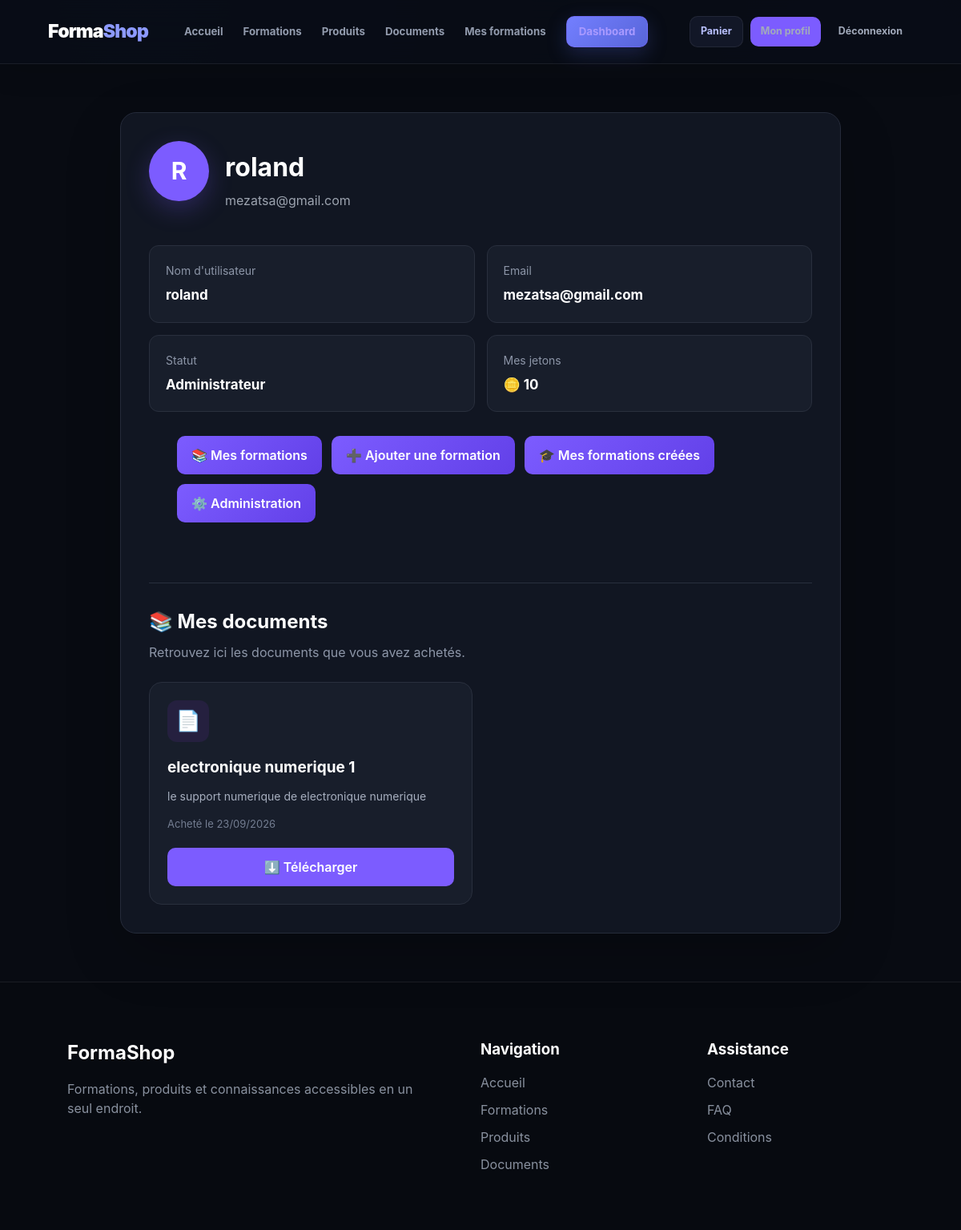
/accounts/profile/ (signed in), run on the app's committed database.
### accounts/models.py (models this page shows, shortened)
class TokenWallet(models.Model):
    user = models.OneToOneField(
        settings.AUTH_USER_MODEL,
        on_delete=models.CASCADE,
        related_name="token_wallet"
    )
    balance = models.PositiveIntegerField(
        default=20
    )
    last_daily_reward = models.DateField(
        null=True,
        blank=True
    )

### documents/models.py (models this page shows, shortened)
class DocumentPurchase(models.Model):
    user = models.ForeignKey(
        settings.AUTH_USER_MODEL,
        on_delete=models.CASCADE
    )
    document = models.ForeignKey(
        Document,
        on_delete=models.CASCADE
    )
    tokens_spent = models.PositiveIntegerField()
    purchased_at = models.DateTimeField(
        auto_now_add=True
    )
    class Meta:
        unique_together = (
            "user",
            "document",
        )

class Document(models.Model):
    title = models.CharField(
        max_length=200
    )
    description = models.TextField(
        blank=True
    )
    file = models.FileField(
        upload_to="documents/"
    )
    token_price = models.PositiveIntegerField(
        default=20
    )
    trainer = models.ForeignKey(
        settings.AUTH_USER_MODEL,
        on_delete=models.CASCADE,
        related_name="documents_created",
        null=True,
        blank=True
    )
    created_at = models.DateTimeField(
        auto_now_add=True
    )

### accounts/views.py (the view)
@login_required
def profile_view(request):
    wallet, created = TokenWallet.objects.get_or_create(
        user=request.user
    )
    document_purchases = DocumentPurchase.objects.filter(
        user=request.user
    ).select_related(
        "document"
    ).order_by(
        "-purchased_at"
    )
    return render(
        request,
        "accounts/profile.html",
        {
            "wallet": wallet,
            "document_purchases": document_purchases,
        }
    )

### accounts/templates/accounts/profile.html (shortened to what this page needs)
{% extends "base.html" %}
{% block content %}
<div class="profile-page">
    <div class="profile-card">
        <div class="profile-header">
            <div class="profile-avatar">
                {{ user.username|first|upper }}
            </div>
            <div>
                <h1>{{ user.username }}</h1>
                <p>{{ user.email }}</p>
            </div>
        </div>
        <div class="profile-info">
            <div class="info-box">
                <span>Nom d'utilisateur</span>
                <strong>{{ user.username }}</strong>
            </div>
            <div class="info-box">
                <span>Email</span>
                <strong>{{ user.email }}</strong>
            </div>
            <div class="info-box">
                <span>Statut</span>
                <strong>
                    {% if user.is_superuser %}
                        Administrateur
                    {% elif user.trainer_profile %}
                        Formateur
                    {% else %}
                        Client
                    {% endif %}
                </strong>
            </div>
            <div class="info-box">
                <span>Mes jetons</span>
                <strong>
                    🪙 {{ wallet.balance }}
                </strong>
            </div>
        </div>
        <div class="profile-actions">
            <a href="{% url 'my_courses' %}" class="profile-button">
                📚 Mes formations
            </a>
            {% if user.is_superuser or user.trainer_profile %}
                <a href="{% url 'create_course' %}" class="profile-button">
                    ➕ Ajouter une formation
                </a>
                <a href="{% url 'trainer_courses' %}" class="profile-button">
                    🎓 Mes formations créées
                </a>
            {% endif %}
            {% if user.is_superuser %}
                <a href="{% url 'admin_dashboard' %}" class="profile-button">
                    ⚙️ Administration
                </a>
            {% elif user.trainer_profile %}
                <a href="{% url 'trainer_dashboard' %}" class="profile-button">
                    📊 Espace formateur
                </a>
            {% else %}
                <a href="{% url 'become_trainer' %}" class="profile-button">
                    👨‍🏫 Devenir formateur
                </a>
            {% endif %}
        </div>
<div class="documents-section">
    <div class="documents-header">
        <h2>📚 Mes documents</h2>
        <p>
            Retrouvez ici les documents que vous avez achetés.
        </p>
    </div>
    {% if document_purchases %}
        <div class="documents-grid">
            {% for purchase in document_purchases %}
                <article class="document-card">
                    <div class="document-icon">
                        📄
                    </div>
                    <div class="document-content">
                        <h3>
                            {{ purchase.document.title }}
                        </h3>
                        <p class="document-description">
                            {{ purchase.document.description|truncatewords:20 }}
                        </p>
                        <p class="document-date">
                            Acheté le
                            {{ purchase.purchased_at|date:"d/m/Y" }}
                        </p>
                    </div>
                    <a
                        href="{% url 'download_document' purchase.document.id %}"
                        class="download-button"
                    >
                        ⬇️ Télécharger
                    </a>
                </article>
            {% endfor %}
        </div>
    {% endif %}
</div>
    </div>
</div>
{% endblock %}

### config/static/css/style.css (style rules this page uses)
* { margin: 0; padding: 0; box-sizing: border-box; }
html { scroll-behavior: smooth; }
body { font-family: Inter, -apple-system, BlinkMacSystemFont, "Segoe UI", Arial, Helvetica, sans-serif; background: radial-gradient( circle at 15% 0%, rgba(124, 92, 255, 0.07), transparent 28% ), radial-gradient( circle at 90% 10%, rgba(92, 70, 220, 0.05), transparent 25% ), #080b12; color: #ffffff; min-height: 100vh; line-height: 1.5; -webkit-font-smoothing: antialiased; text-rendering: optimizeLegibility; }
a { color: inherit; text-decoration: none; }
.profile-card { max-width: 850px; margin: 40px auto; padding: 40px; background: linear-gradient( 145deg, rgba(255, 255, 255, 0.045), rgba(255, 255, 255, 0.015) ); border: 1px solid rgba(255, 255, 255, 0.08); border-radius: 20px; box-shadow: 0 25px 70px rgba(0, 0, 0, 0.20); }
.profile-avatar { width: 80px; height: 80px; border-radius: 50%; background: linear-gradient( 135deg, #8d76ff, #6240e8 ); display: flex; align-items: center; justify-content: center; font-size: 30px; font-weight: 700; margin-bottom: 20px; box-shadow: 0 15px 35px rgba(124, 92, 255, 0.25); }
.profile-actions { display: flex; gap: 15px; margin-top: 30px; flex-wrap: wrap; }
.profile-actions a { display: inline-block; padding: 12px 18px; border-radius: 10px; background: linear-gradient( 135deg, #7c5cff, #6240e8 ); color: white; transition: transform 0.25s ease, box-shadow 0.25s ease; }

### accounts/static/accounts/css/account.css (style rules this page uses)
.profile-page { min-height: calc(100vh - 80px); padding: 70px 7%; background: radial-gradient( circle at 15% 20%, rgba(124, 92, 255, 0.14), transparent 32% ), radial-gradient( circle at 85% 75%, rgba(124, 92, 255, 0.09), transparent 32% ); }
.profile-avatar { width: 78px; height: 78px; flex-shrink: 0; display: flex; align-items: center; justify-content: center; border-radius: 50%; background: linear-gradient( 135deg, #7c5cff, #9a85ff ); color: white; font-size: 28px; font-weight: 800; box-shadow: 0 10px 30px rgba(124, 92, 255, 0.25); }
.profile-actions { display: flex; flex-wrap: wrap; gap: 12px; padding: 0 35px 35px; }

### accounts/templates/accounts/profile.html (style rules this page uses)
.profile-page { min-height: 80vh; padding: 60px 20px; background: #080b12; }
.profile-card { max-width: 900px; margin: auto; background: #111622; border: 1px solid #252b3a; border-radius: 20px; padding: 35px; color: white; }
.profile-header { display: flex; align-items: center; gap: 20px; margin-bottom: 35px; }
.profile-avatar { width: 75px; height: 75px; border-radius: 50%; background: #7c5cff; display: flex; align-items: center; justify-content: center; font-size: 30px; font-weight: bold; }
.profile-header h1 { margin: 0; }
.profile-header p { margin-top: 5px; color: #9ca3af; }
.profile-info { display: grid; grid-template-columns: repeat(2, 1fr); gap: 15px; }
.info-box { background: #181e2b; border: 1px solid #292f3d; border-radius: 12px; padding: 20px; }
.info-box span { display: block; color: #8d96a8; font-size: 14px; margin-bottom: 8px; }
.info-box strong { font-size: 17px; }
.profile-actions { display: flex; flex-wrap: wrap; gap: 12px; margin-top: 30px; }
.profile-button { display: inline-block; padding: 13px 18px; border-radius: 10px; background: #7c5cff; color: white; text-decoration: none; font-weight: 600; }
.documents-section { margin-top: 40px; padding-top: 30px; border-top: 1px solid #292f3d; }
.documents-header { margin-bottom: 25px; }
.documents-header h2 { margin: 0 0 8px; font-size: 24px; }
.documents-header p { margin: 0; color: #8d96a8; }
.documents-grid { display: grid; grid-template-columns: repeat(2, minmax(0, 1fr)); gap: 20px; }
.document-card { background: #181e2b; border: 1px solid #292f3d; border-radius: 16px; padding: 22px; display: flex; flex-direction: column; transition: transform 0.2s ease, border-color 0.2s ease, box-shadow 0.2s ease; }
.document-icon { width: 52px; height: 52px; display: flex; align-items: center; justify-content: center; border-radius: 12px; background: #25203f; font-size: 25px; margin-bottom: 18px; }
.document-content { flex: 1; }
.document-content h3 { margin: 0 0 10px; font-size: 19px; color: white; }
.document-description { margin: 0 0 15px; color: #a7afbf; line-height: 1.5; font-size: 14px; }
.document-date { margin: 0; color: #737d91; font-size: 13px; }
.download-button { display: block; margin-top: 20px; padding: 12px 15px; border-radius: 10px; background: #7c5cff; color: white; text-align: center; text-decoration: none; font-weight: 600; transition: background 0.2s ease; }

### data on the page
TokenWallet: balance "10"
DocumentPurchase: document "electronique numerique 1", document.description "le support numerique de electronique numerique", purchased_at "23/09/2026"

### other printed values
{{ user.username|first|upper }} "R"
{{ user.username }} "roland"
{{ user.email }} "mezatsa@gmail.com"
